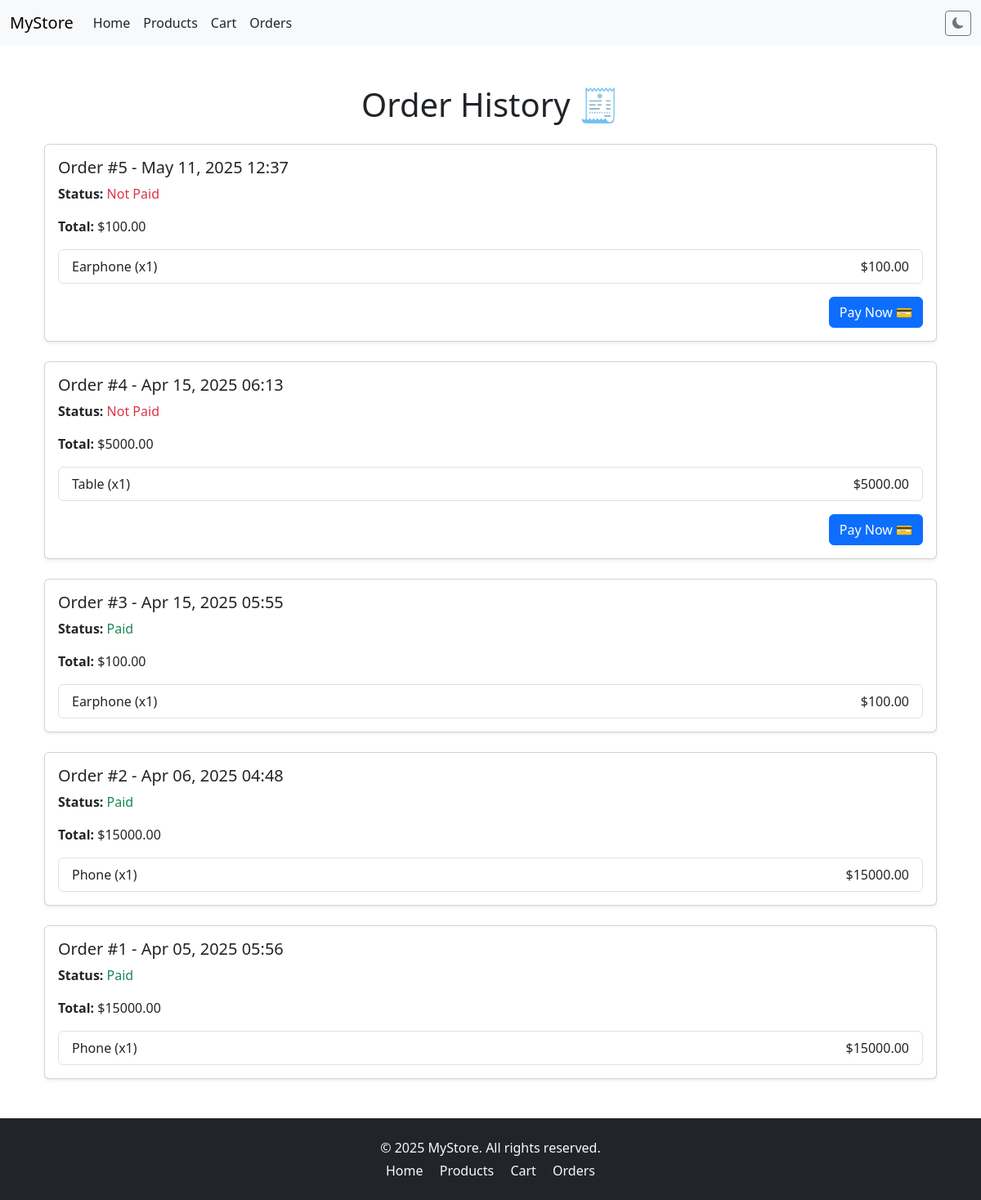
The app's page /order-history/ (signed in) with its own data.
### store/models.py (models this page shows, shortened)
class Order(models.Model):
    user = models.ForeignKey(User, on_delete=models.CASCADE)
    created_at = models.DateTimeField(auto_now_add=True)
    total_price = models.DecimalField(max_digits=10, decimal_places=2)
    is_paid = models.BooleanField(default=False)
    razorpay_order_id = models.CharField(max_length=100, blank=True, null=True)

class OrderItem(models.Model):
    order = models.ForeignKey(Order, related_name='items', on_delete=models.CASCADE)
    product = models.ForeignKey(Product, on_delete=models.CASCADE)
    quantity = models.PositiveIntegerField()
    price = models.DecimalField(max_digits=10, decimal_places=2)

class Product(models.Model):
    name = models.CharField(max_length=255)
    description = models.TextField()
    price = models.DecimalField(max_digits=10, decimal_places=2)
    image = models.ImageField(upload_to='products/', blank=True, null=True)
    created_at = models.DateTimeField(auto_now_add=True)

### store/views.py (the view)
# urls.py: path('order-history/', views.order_history, name='order_history'),
@login_required
def order_history(request):
    orders = Order.objects.filter(user=request.user).order_by('-created_at')
    return render(request, 'store/order_history.html', {'orders': orders})

### store/templates/store/order_history.html
{% extends "store/base.html" %}
{% block content %}
<div class="container mt-5">
    <h1 class="mb-4 text-center">Order History 🧾</h1>
    {% for order in orders %}
    <div class="card mb-4 shadow-sm">
        <div class="card-body">
            <h5>Order #{{ order.id }} - {{ order.created_at|date:"M d, Y H:i" }}</h5>
            <p><strong>Status:</strong> {% if order.is_paid %}
                <span class="text-success">Paid</span>
            {% else %}
                <span class="text-danger">Not Paid</span>
            {% endif %}</p>
            <p><strong>Total:</strong> ${{ order.total_price }}</p>
            <ul class="list-group mt-3">
                {% for item in order.items.all %}
                <li class="list-group-item d-flex justify-content-between">
                    {{ item.product.name }} (x{{ item.quantity }})
                    <span>${{ item.price }}</span>
                </li>
                {% endfor %}
            </ul>
            {% if not order.is_paid %}
            <form method="get" action="{% url 'initiate_payment' order.id %}" class="mt-3 text-end">
                <button type="submit" class="btn btn-primary">Pay Now 💳</button>
            </form>
            {% endif %}
        </div>
    </div>
    {% empty %}
    <p class="text-center text-muted">No orders found.</p>
    {% endfor %}
</div>
{% endblock %}

### records on screen
Order: id "5", created_at "May 11, 2025 12:37", is_paid "Not Paid", total_price "100.00"
OrderItem: product.name "Earphone", quantity "1", price "100.00"
Order: id "4", created_at "Apr 15, 2025 06:13", is_paid "Not Paid", total_price "5000.00"
OrderItem: product.name "Table", quantity "1", price "5000.00"
Order: id "3", created_at "Apr 15, 2025 05:55", is_paid "Paid", total_price "100.00"
OrderItem: product.name "Earphone", quantity "1", price "100.00"
Order: id "2", created_at "Apr 06, 2025 04:48", is_paid "Paid", total_price "15000.00"
OrderItem: product.name "Phone", quantity "1", price "15000.00"
Order: id "1", created_at "Apr 05, 2025 05:56", is_paid "Paid", total_price "15000.00"
OrderItem: product.name "Phone", quantity "1", price "15000.00"
